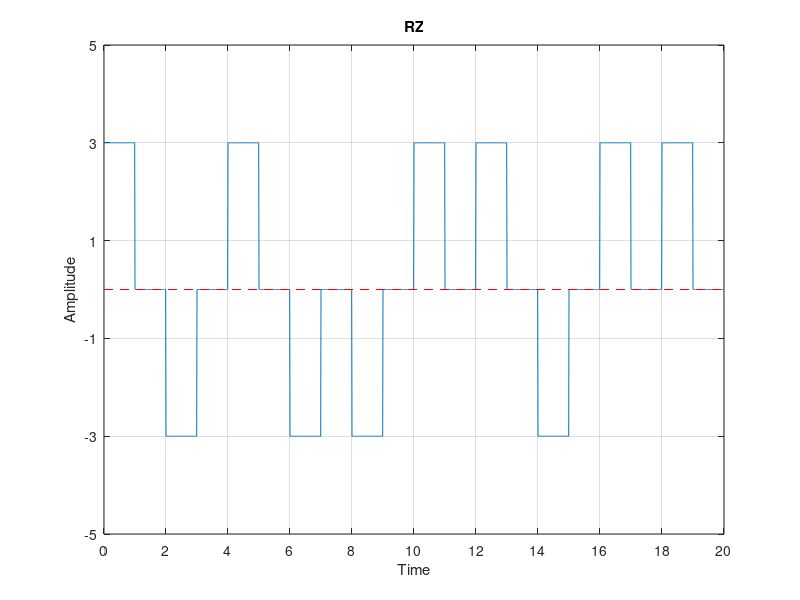

Here is the MATLAB script that generated this plot:
clear all;
close all;
clc;

bits = [1 0 1 0 0 1 1 0 1 1];
bit_duration = 2;

fs = 100;
Total_time = length(bits) * bit_duration;   # time needed to send whole data
t = 0: 1/fs: Total_time-(1/fs);

one = [ones(1, (fs/2) * bit_duration).*3, zeros(1, (fs/2) * bit_duration)];
zero = [ones(1, (fs/2) * bit_duration).*-3, zeros(1, (fs/2) * bit_duration)];

# sender end
for i = 1 : length(bits)
  if bits(i) == 0
    rz(((i-1) * bit_duration * fs) + 1 : i * bit_duration * fs) = zero;
  else
    rz(((i-1) * bit_duration * fs) + 1 : i * bit_duration * fs) = one;
  endif
endfor

# ploting
plot(t, rz);
xticks([0: bit_duration: Total_time]);
yticks([-5: 2: 5]);
ylim([-5, 5]);
xlim([0, Total_time]);
grid on;
title("RZ");
xlabel("Time");
ylabel("Amplitude");
line ([0, Total_time], [0 0], "linestyle", "--", "color", "r");


# receiver end
for i = 1 : length(rz)/(bit_duration * fs)
  if rz(((i-1) * bit_duration * fs) + 1 : i * bit_duration * fs) == one
    rcv_data(i) = 1;
  else
    rcv_data(i) = 0;
  endif
endfor

disp(rcv_data);
